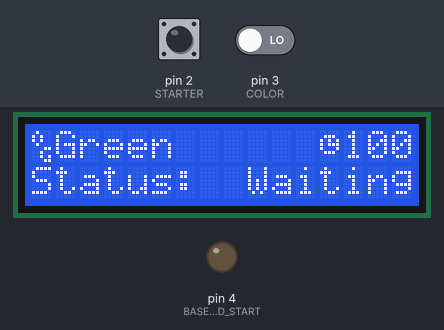
Bench run of a sketch on a simulated Arduino Uno, built with avr-gcc and run on an emulated ATmega328P. Parts: 16×2 character LCD, output pins drawn as LEDs (lit = HIGH). The test bench sets the inputs (shaded band); at power-on: pin 2 (STARTER) LOW, pin 3 (COLOR) LOW.

Above: at 3.3 s.
3.4 s: pin 2 (STARTER) pulled HIGH for 0.15 s
At 3.9 s:
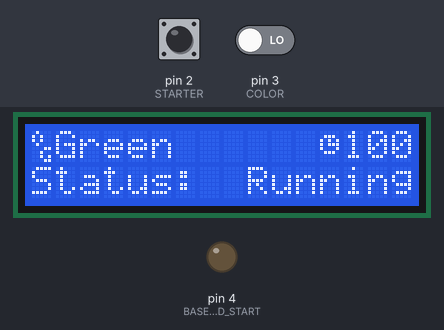
6.5 s: pin 3 (COLOR) driven HIGH
At 8.2 s:
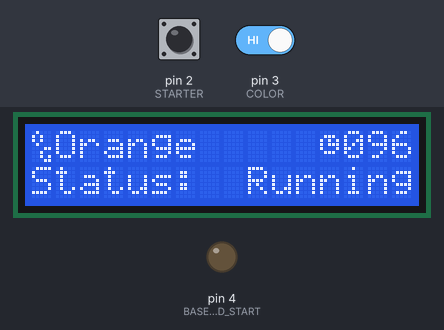
Timing chart, 0 to 9.7 s (numbered marks = the images above; inputs shaded):
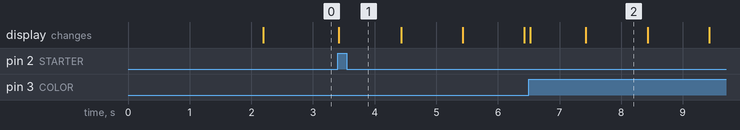

The sketch:

Human_Interface_Controller.ino
```cpp
/* Human_Interface_Controller

    by Corentin Bazille
    Upload this code to an Arduino UNO following the pin connection diagram.

    File created 07th May, 2018.

    Last modification 11th May, 2018
    by Corentin Bazille
*/

/************************************************************************************/

/* Compilation stats
 *  Compile with DEBUG defined:     5620 bytes, 17% on UNO
 *  Compile without DEBUG defined:  4554 bytes, 14% on UNO
 */

/* arduino libraries */
#include <TimerOne.h>
#include <LiquidCrystal_I2C.h>
#include <Wire.h>

/* AVR libraries */
#include <avr/interrupt.h>

/* appendix code files */
#include "Configuration.h"

/* global variables and flags */
volatile byte starterFlag, hasStartedFlag, hasEndedFlag, colorFlag, color = 0;
volatile byte counter = COUNTER_INIT_VALUE;

/* special characters for LCD screen */
byte cube1[8] = {0x0, 0x0, 0x3, 0x4, 0x8, 0x10, 0x1F, 0x10};
byte cube2[8] = {0x0, 0x0, 0x1F, 0x0, 0x1, 0x2, 0x1C, 0x4};
byte cube3[8] = {0x0, 0x0, 0x10, 0x10, 0x10, 0x10, 0x10, 0x10};
byte cube4[8] = {0x10, 0x0, 0x10, 0x10, 0x10, 0x1F, 0x0, 0x0};
byte cube5[8] = {0x4, 0x4, 0x5, 0x6, 0x6, 0x1C, 0x0, 0x0};
byte cube6[8] = {0x10, 0x0, 0x0, 0x0, 0x0, 0x0, 0x0, 0x0};
byte batteryMid[8] = {0x0, 0x0, 0x1E, 0x1B, 0x1B, 0x1E, 0x0, 0x0};
byte clk[8] = {0x0, 0xe, 0x15, 0x17, 0x11, 0xe, 0x0};
byte og[8] = {0x8, 0x14, 0x14, 0x8, 0x3, 0x4, 0x5, 0x3};

/* library constructors */
LiquidCrystal_I2C lcd(0x27, 16, 2); // lcd display at i2c adress 0x27, 16x2

/*
   Setup
*/

void setup() {
    // pin definitions
  pinMode(STARTER, INPUT);
  attachInterrupt(digitalPinToInterrupt(STARTER), starterISR, RISING);
  pinMode(COLOR, INPUT);
  attachInterrupt(digitalPinToInterrupt(COLOR), colorISR, RISING);
  pinMode(BASE_BOARD_START, OUTPUT);
  digitalWrite(BASE_BOARD_START, LOW);

  // reading of the value of the color module signal to initialise
  color = digitalRead(COLOR);

  // LCD display initialisation
  lcd.init();
  lcd.backlight();

#ifndef DEBUG
  // Splash screen display
  lcd.createChar(2, cube1);
  lcd.createChar(3, cube2);
  lcd.createChar(4, cube3);
  lcd.createChar(5, cube4);
  lcd.createChar(6, cube5);
  lcd.createChar(7, cube6);
  printLCD(0, 0, "Kubz");
  printLCD(13, 1, "V.3");
  printLCD(0, 1, "Valrob");
  lcd.setCursor(7, 0);
  lcd.write(byte(2)); lcd.write(byte(3)); lcd.write(byte(4));
  lcd.setCursor(7, 1);
  lcd.write(byte(5)); lcd.write(byte(6)); lcd.write(byte(7));
  delay(SPLASH_SCREEN_TIMEOUT);
  lcd.clear();

  lcd.createChar(0, batteryMid);
  lcd.createChar(1, clk);
  lcd.createChar(2, og);
  // timer
  lcd.setCursor(12, 0);
  lcd.write(byte(1));
  updateCountdown();
  // color
  lcd.setCursor(0, 0);
  lcd.write(byte(2));
  updateColor();
  // status label
  printLCD(0, 1, "Status:");
  updateStatus("Waiting");
#endif

#ifdef DEBUG
  Serial.begin(9600);
  Serial.println("***DEBUG MODE***");
  Serial.println("***DO NOT USE AS MATCH PROGRAM***");
  Serial.println("Check connections:");
  Serial.print("Starter module: "); Serial.println(STARTER);
  Serial.print("Color module: "); Serial.println(COLOR);
  Serial.print("Base board start interrupt: "); Serial.println(BASE_BOARD_START);
  printLCD(0, 0, "! DEBUG !");
  Serial.print("Counter value: "); Serial.println(counter);
  Serial.print("Color: "); Serial.println((color ? "Orange" : "Green"));
#endif

}

/*
   Starter module ISR
   Sets starterFlag to 1 after disconnecting jack plug from module
   Delay introduced to prevent any rebound
*/
void starterISR() {
  delayMicroseconds(15000); // = 15ms
  starterFlag = 1;
}

/*
   Color module ISR
   Uses pin change interrupts to work.
   Sets colorFlag to 1 after debouncing.
   Color flag is used in main loop to change the value of the color variable
   and update that part of the LCD only if necessary.
*/
 void colorISR() {
  delayMicroseconds(15000); // = 15ms
  colorFlag = 1;
}

/*
   Print LCD
   Prints string at location specified using LiquidCrystal_I2C library
   (solves problems encountered during testing)
*/
void printLCD(int col, int lin, char str[]) {
  lcd.setCursor(col, lin);
  for (int i = 0; str[i] != '\0'; i++) {
    lcd.write(str[i]);
  }
}

/*
   Send Interrupt to Slave on Pin
   Sends interrupt signal to slave on pin to signify end of one specific action:
   lifting of cage, start of program, end of match
*/
void sendInterruptToSlave(byte pin) {
  digitalWrite(pin, HIGH);
  delay(INTERRUPT_TO_SLAVE_DURATION);
  digitalWrite(pin, LOW);
}

/*
   Decrease Counter ISR
   ISR for Timer 1, decreases seconds counter until end of match every second
*/
void decreaseCounter() {
  counter -= 1;
}

/*
   Update Cntdw
   Updates countdown to end of match
*/
void updateCountdown() {
  if (hasEndedFlag == 0) { //inhibits countdown if match has ended
    char count[3];
    if ((0 < counter) && (counter <= COUNTER_INIT_VALUE)) {
      count[0] = counter / 100;
      count[1] = (counter - 100 * count[0]) / 10;
      count[2] = (counter - 100 * count[0] - 10 * count[1]);
      count[0] = count[0] + '0'; count[1] = count[1] + '0'; count[2] = count[2] + '0';
      printLCD(13, 0, count);
    }
    else if (counter == 0) {
      hasEndedFlag = 1;
      Timer1.detachInterrupt();
    }
  }
  else printLCD(13, 0, "End");
}

/*
   Update Color
   Updates color name on LCD screen
*/
void updateColor() {
  if (color == 1) {
    printLCD(1, 0, "Orange");
#ifdef DEBUG
    Serial.println("Color: orange");
#endif
  }
  else {
    printLCD(1, 0, "Green ");
#ifdef DEBUG
    Serial.println("Color: green");
#endif
  }
}

/*
   Update Status
   Updates status of robot on LCD screen.
   Send any string (not too long), will be justified to right of screen
*/
void updateStatus(char stat[]) {
  byte i;
  for (i = 0; stat[i] != '\0'; i++);
  printLCD(16 - i, 1, stat);
}

/*
   Loop
*/

void loop() {
#ifdef DEBUG
  printLCD(0, 0, "! DEBUG !"); // display warning at all times and over all text
#endif
  if ((starterFlag == 1) && (hasStartedFlag == 0)) { // if starterFlag == 1 and hasStartedFlag == 0
    sendInterruptToSlave(BASE_BOARD_START); // send interrupt signal to base board to signify start of match
    starterFlag = 0; // invert flag once dealt with
    hasStartedFlag = 1; // set the flag telling this board that the match has started
    updateStatus("Running");
    // timer initialisation
    Timer1.initialize(1000000); // init at 1s
    Timer1.attachInterrupt(decreaseCounter);
  }
  if (hasEndedFlag == 1) {
    updateStatus("Score prev.: 145"); // set goal score here
#ifdef DEBUG
    Serial.println("Countdown ended");
#endif
  }
  if (colorFlag == 1) {
    color = !color;
    updateColor();
    colorFlag = 0;
  }
  updateCountdown();
}
```

Configuration.h
```cpp
#ifndef CONFIG_H_
#define CONFIG_H_

// debug mode
//#define DEBUG // comment out if not in debug mode

// pins
#define STARTER 2 // pin for starter module signal
#define COLOR 3 // pin for color module signal: 1 for RED/ORANGE, 0 for GREEN
#define BASE_BOARD_START 4 // pin connected to interrupt pin for start of base board

// parameters
#define INTERRUPT_TO_SLAVE_DURATION 1 // duration of interrupt to send to slave
#define BB_ISR_DELAY 15 // duration of delay for BB ISR, avoid repetition of one same interrupt
#define COUNTER_INIT_VALUE 100 // initial value for timer countdown
#define SPLASH_SCREEN_TIMEOUT 2000 // splash screen timeout in ms
#define TOWER_HEIGHT 5 // allows to choose how many times the stacking loop repeats itself
#define MOVEMENT_HEIGHT 70 // height of cage movement, in mm

#endif // ifndef CONFIG_H_
```

Measured:
- after the input at 3.4 s, the display: changes at once (image 1)
- after the input at 6.5 s, the display: first changes at once (image 2 shows a later state)
- what the display in image 2 shows lasts 1.0 s, from 7.4 s to 8.4 s
